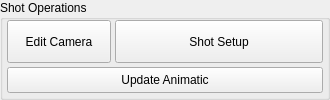
        <widget class="QGroupBox" name="groupBox_3">
         <property name="sizePolicy">
          <sizepolicy hsizetype="Preferred" vsizetype="Preferred">
           <horstretch>0</horstretch>
           <verstretch>0</verstretch>
          </sizepolicy>
         </property>
         <property name="minimumSize">
          <size>
           <width>330</width>
           <height>0</height>
          </size>
         </property>
         <property name="title">
          <string>Shot Operations</string>
         </property>
         <layout class="QVBoxLayout" name="verticalLayout_8">
          <property name="spacing">
           <number>4</number>
          </property>
          <property name="leftMargin">
           <number>4</number>
          </property>
          <property name="topMargin">
           <number>0</number>
          </property>
          <property name="rightMargin">
           <number>4</number>
          </property>
          <property name="bottomMargin">
           <number>4</number>
          </property>
          <item>
           <layout class="QHBoxLayout" name="horizontalLayout_9" stretch="1,2">
            <property name="topMargin">
             <number>0</number>
            </property>
            <item>
             <widget class="QPushButton" name="sm_editCam_bt">
              <property name="sizePolicy">
               <sizepolicy hsizetype="Preferred" vsizetype="Preferred">
                <horstretch>0</horstretch>
                <verstretch>0</verstretch>
               </sizepolicy>
              </property>
              <property name="minimumSize">
               <size>
                <width>0</width>
                <height>0</height>
               </size>
              </property>
              <property name="text">
               <string>Edit Camera</string>
              </property>
             </widget>
            </item>
            <item>
             <widget class="QPushButton" name="sm_init_bt">
              <property name="sizePolicy">
               <sizepolicy hsizetype="Preferred" vsizetype="Preferred">
                <horstretch>0</horstretch>
                <verstretch>0</verstretch>
               </sizepolicy>
              </property>
              <property name="minimumSize">
               <size>
                <width>0</width>
                <height>26</height>
               </size>
              </property>
              <property name="text">
               <string>Shot Setup</string>
              </property>
             </widget>
            </item>
           </layout>
          </item>
          <item>
           <widget class="QPushButton" name="sm_setupAnimatic_bt">
            <property name="minimumSize">
             <size>
              <width>0</width>
              <height>26</height>
             </size>
            </property>
            <property name="text">
             <string>Update Animatic</string>
            </property>
           </widget>
          </item>
         </layout>
        </widget>
